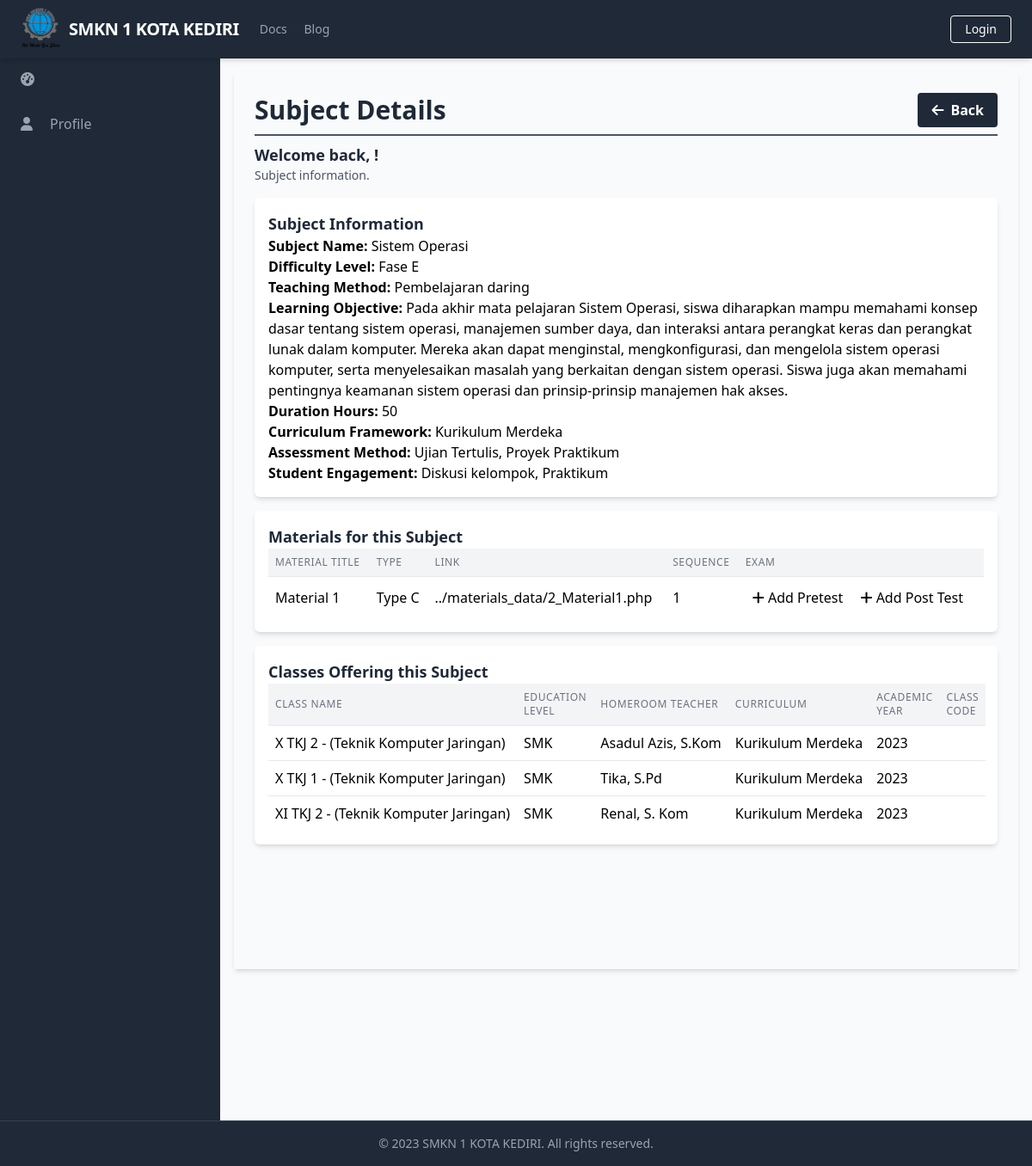
/manage_subjects/manage_subjects_detail.php?id=2, run on an earlier commit of the app's database.
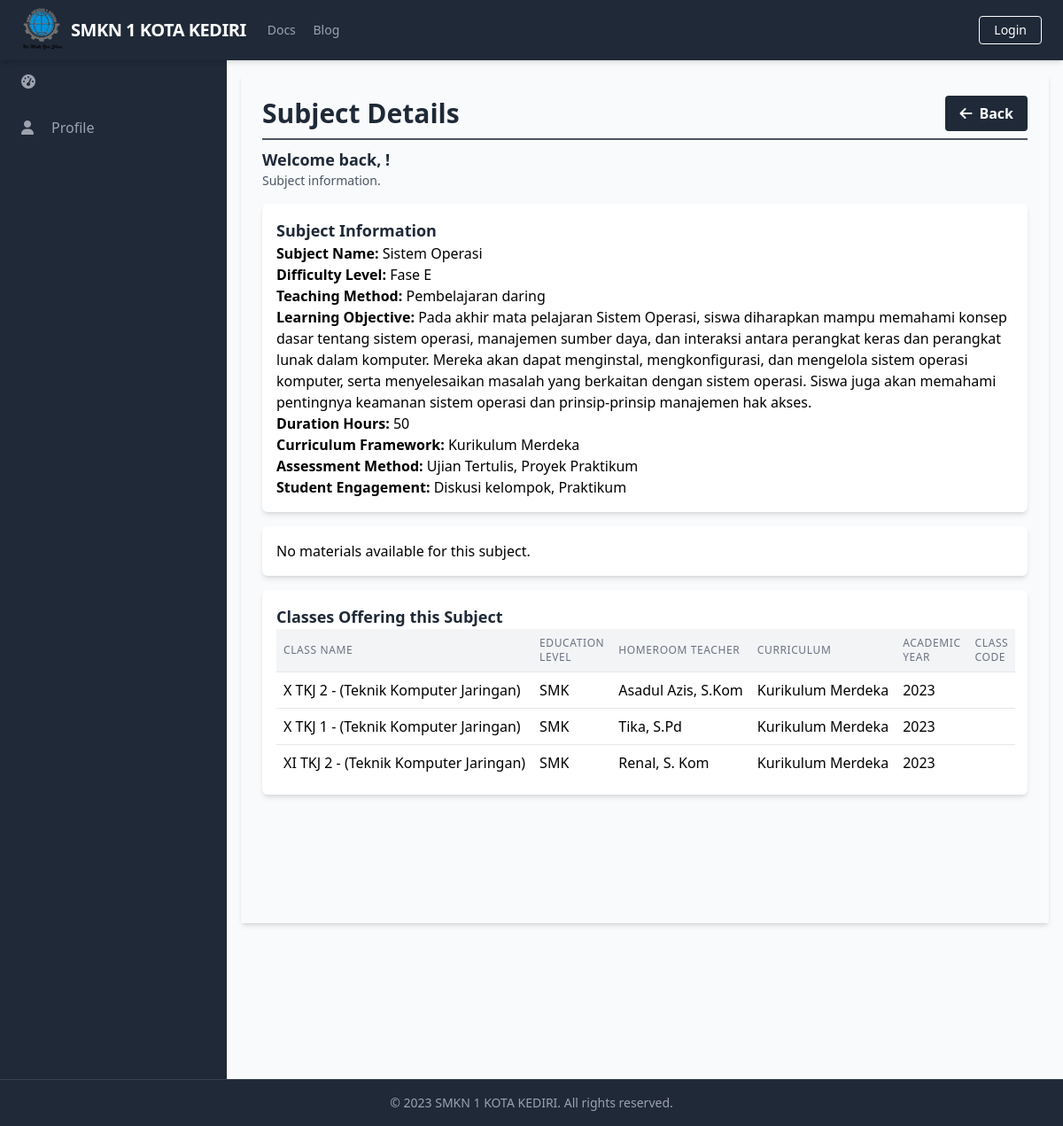
And on a later commit of the database.
### tables this page shows
CREATE TABLE `Subjects` (
  `SubjectID` int(11) NOT NULL,
  `SubjectName` varchar(255) DEFAULT NULL,
  `DifficultyLevel` varchar(50) DEFAULT NULL,
  `TeachingMethod` varchar(100) DEFAULT NULL,
  `LearningObjective` text DEFAULT NULL,
  `DurationHours` int(11) DEFAULT NULL,
  `CurriculumFramework` varchar(100) DEFAULT NULL,
  `AssessmentMethod` varchar(100) DEFAULT NULL,
  `StudentEngagement` varchar(100) DEFAULT NULL,
  `TeacherID` int(11) DEFAULT NULL
);

CREATE TABLE `Materials` (
  `MaterialID` int(11) NOT NULL,
  `SubjectID` int(11) DEFAULT NULL,
  `TitleMaterial` varchar(255) DEFAULT NULL,
  `Type` varchar(50) DEFAULT NULL,
  `Content` longtext DEFAULT NULL,
  `Link` varchar(255) DEFAULT NULL,
  `Sequence` int(11) DEFAULT NULL
);

CREATE TABLE `Classes` (
  `ClassID` int(11) NOT NULL,
  `ClassName` varchar(50) DEFAULT NULL,
  `EducationLevel` varchar(20) DEFAULT NULL,
  `HomeroomTeacher` varchar(50) DEFAULT NULL,
  `Curriculum` varchar(50) DEFAULT NULL,
  `AcademicYear` varchar(20) DEFAULT NULL,
  `ClassCode` varchar(20) DEFAULT NULL
);

### database/connection.php (called while the page is built, shortened)
<?php
$baseUrl = "http://localhost/final_project_aziz_2023/";
$baseTitle = "SMKN 1 KOTA KEDIRI";
$baseLogoUrl = "http://localhost/final_project_aziz_2023/static/logo.png";

### public/manage_subjects/manage_subjects_detail.php (the view, shortened to what this page needs)
<?php
require_once('../../database/connection.php');
$errors = array();
$subjectData = array();
$classesData = array();
if (isset($_GET['id'])) {
    $subjectID = $_GET['id'];
    $query = "SELECT s.SubjectID, s.SubjectName, s.DifficultyLevel, s.TeachingMethod, s.LearningObjective, s.DurationHours, s.CurriculumFramework, s.AssessmentMethod, s.StudentEngagement
              FROM Subjects s
              WHERE s.SubjectID = $subjectID";
    $result = $conn->query($query);
    if ($result->num_rows > 0) {
        $subjectData = $result->fetch_assoc();
    } else {
        $errors[] = "Subject not found.";
    }
    $query = "SELECT c.ClassName, c.EducationLevel, CONCAT(u.FullName, ', ', t.AcademicDegree) AS HomeroomTeacher, c.Curriculum, c.AcademicYear, c.ClassCode
          FROM ClassSubjects cs
          INNER JOIN Classes c ON cs.ClassID = c.ClassID
          LEFT JOIN Teachers t ON c.HomeroomTeacher = t.TeacherID
          LEFT JOIN Users u ON t.UserID = u.UserID
          WHERE cs.SubjectID = $subjectID";
    $result = $conn->query($query);
    if ($result->num_rows > 0) {
        while ($row = $result->fetch_assoc()) {
            $classesData[] = $row;
        }
    }
    $materialQuery = "SELECT m.MaterialID, m.TitleMaterial, m.Type, m.Content, m.Link, m.Sequence
                  FROM Materials m
                  WHERE m.SubjectID = $subjectID
                  ORDER BY m.Sequence";
    $materialResult = $conn->query($materialQuery);
    if ($materialResult->num_rows > 0) {
        while ($materialRow = $materialResult->fetch_assoc()) {
            $materialsData[] = $materialRow;
        }
    }
}
?>
<?php include_once('../components/header.php'); ?>
<div class="h-screen flex flex-col">
    <?php include('../components/navbar.php'); ?>
    <div class="flex-grow bg-gray-50 flex flex-row shadow-md">
        <?php include('../components/sidebar.php'); ?>
        <main class="bg-gray-50 flex flex-col flex-1 overflow-y-scroll h-screen flex-shrink-0 sc-hide pb-40">
            <div class="flex items-start justify-start p-6 shadow-md m-4 flex-1 flex-col">
                <div class="flex flex-row justify-between items-center w-full border-b-2 border-gray-600 mb-2 pb-2">
                    <h1 class="text-3xl text-gray-800 font-semibold w-full">Subject Details</h1>
                    <div class="flex flex-row justify-end items-center">
                        <a href="../manage_subjects/manage_subjects_list.php" class="bg-gray-800 hover-bg-gray-700 text-white font-bold py-2 px-4 rounded inline-flex items-center space-x-2">
                            <i class="fas fa-arrow-left"></i>
                            <span>Back</span>
                        </a>
                    </div>
                </div>
                <div class="flex flex-col w-full">
                    <div class="flex flex-row justify-between items-center w-full mb-2 pb-2">
                        <div>
                            <h2 class="text-lg text-gray-800 font-semibold">Welcome back, <?php echo $_SESSION['FullName']; ?>!</h2>
                            <p class="text-gray-600 text-sm">Subject information.</p>
                        </div>
                    </div>
                    <?php if (!empty($subjectData)) : ?>
                        <div class="bg-white shadow-md p-4 rounded-md">
                            <h3 class="text-lg font-semibold text-gray-800">Subject Information</h3>
                            <p><strong>Subject Name:</strong> <?php echo $subjectData['SubjectName']; ?></p>
                            <p><strong>Difficulty Level:</strong> <?php echo $subjectData['DifficultyLevel']; ?></p>
                            <p><strong>Teaching Method:</strong> <?php echo $subjectData['TeachingMethod']; ?></p>
                            <p><strong>Learning Objective:</strong> <?php echo $subjectData['LearningObjective']; ?></p>
                            <p><strong>Duration Hours:</strong> <?php echo $subjectData['DurationHours']; ?></p>
                            <p><strong>Curriculum Framework:</strong> <?php echo $subjectData['CurriculumFramework']; ?></p>
                            <p><strong>Assessment Method:</strong> <?php echo $subjectData['AssessmentMethod']; ?></p>
                            <p><strong>Student Engagement:</strong> <?php echo $subjectData['StudentEngagement']; ?></p>
                        </div>
                        <?php if (!empty($materialsData)) : ?>
                            <div class="mt-4 bg-white shadow-md p-4 rounded-md">
                                <h3 class="text-lg font-semibold text-gray-800">Materials for this Subject</h3>
                                <table class="min-w-full divide-y divide-gray-200">
                                    <thead class="bg-gray-100">
                                        <tr>
                                            <th class="px-2 py-2 text-left text-xs font-medium text-gray-500 uppercase tracking-wider">Material Title</th>
                                            <th class="px-2 py-2 text-left text-xs font-medium text-gray-500 uppercase tracking-wider">Type</th>
                                            <th class="px-2 py-2 text-left text-xs font-medium text-gray-500 uppercase tracking-wider">Link</th>
                                            <th class="px-2 py-2 text-left text-xs font-medium text-gray-500 uppercase tracking-wider">Sequence</th>
                                            <th class="px-2 py-2 text-left text-xs font-medium text-gray-500 uppercase tracking-wider">Exam</th>
                                        </tr>
                                    </thead>
                                    <tbody class="bg-white divide-y divide-gray-200">
                                        <?php foreach ($materialsData as $index => $material) : ?>
                                            <tr>
                                                <td class="px-2 py-2 whitespace-nowrap">
                                                    <?php echo $material['TitleMaterial']; ?>
                                                </td>
                                                <td class="px-2 py-2 whitespace-nowrap">
                                                    <?php echo $material['Type']; ?>
                                                </td>
                                                <td class="px-2 py-2 whitespace-nowrap">
                                                    <?php echo $material['Link']; ?>
                                                </td>
                                                <td class="px-2 py-2 whitespace-nowrap">
                                                    <?php echo $material['Sequence']; ?>
                                                </td>
                                                <td class="px-2 py-2 whitespace-nowrap">
                                                    <button class="add-pretest hover:bg-gray-200 py-1 px-2" data-material-id="<?php echo $material['MaterialID']; ?>">
                                                        <i class="fas fa-plus"></i> Add Pretest
                                                    </button>
                                                    <button class="add-posttest hover:bg-gray-200 py-1 px-2" data-material-id="<?php echo $material['MaterialID']; ?>">
                                                        <i class="fas fa-plus"></i> Add Post Test
                                                    </button>
                                                </td>
                                            </tr>
                                        <?php endforeach; ?>
                                    </tbody>
                                </table>
                            </div>
                        <?php else : ?>
                            <div class="bg-white shadow-md p-4 rounded-md mt-4">
                                <p>No materials available for this subject.</p>
                            </div>
                        <?php endif; ?>
                        <?php if (!empty($classesData)) : ?>
                            <div class="mt-4 bg-white shadow-md p-4 rounded-md">
                                <h3 class="text-lg font-semibold text-gray-800">Classes Offering this Subject</h3>
                                <table class="min-w-full divide-y divide-gray-200">
                                    <thead class="bg-gray-100">
                                        <tr>
                                            <th class="px-2 py-2 text-left text-xs font-medium text-gray-500 uppercase tracking-wider">Class Name</th>
                                            <th class="px-2 py-2 text-left text-xs font-medium text-gray-500 uppercase tracking-wider">Education Level</th>
                                            <th class="px-2 py-2 text-left text-xs font-medium text-gray-500 uppercase tracking-wider">Homeroom Teacher</th>
                                            <th class="px-2 py-2 text-left text-xs font-medium text-gray-500 uppercase tracking-wider">Curriculum</th>
                                            <th class="px-2 py-2 text-left text-xs font-medium text-gray-500 uppercase tracking-wider">Academic Year</th>
                                            <th class="px-2 py-2 text-left text-xs font-medium text-gray-500 uppercase tracking-wider">Class Code</th>
                                        </tr>
                                    </thead>
                                    <tbody class="bg-white divide-y divide-gray-200">
                                        <?php foreach ($classesData as $class) : ?>
                                            <tr>
                                                <td class="px-2 py-2 whitespace-nowrap">
                                                    <?php echo $class['ClassName']; ?>
                                                </td>
                                                <td class="px-2 py-2 whitespace-nowrap">
                                                    <?php echo $class['EducationLevel']; ?>
                                                </td>
                                                <td class="px-2 py-2 whitespace-nowrap">
                                                    <?php echo $class['HomeroomTeacher']; ?>
                                                </td>
                                                <td class="px-2 py-2 whitespace-nowrap">
                                                    <?php echo $class['Curriculum']; ?>
                                                </td>
                                                <td class="px-2 py-2 whitespace-nowrap">
                                                    <?php echo $class['AcademicYear']; ?>
                                                </td>
                                                <td class="px-2 py-2 whitespace-nowrap">
                                                </td>
                                            </tr>
                                        <?php endforeach; ?>
                                    </tbody>
                                </table>
                            </div>
                        <?php else : ?>
                            <div class="bg-white shadow-md p-4 rounded-md mt-4">
                                <p>No classes offer this subject.</p>
                            </div>
                        <?php endif; ?>
                    <?php else : ?>
                        <div class="bg-white shadow-md p-4 rounded-md">
                            <p>No subject data available.</p>
                        </div>
                    <?php endif; ?>
                </div>
            </div>
        </main>
    </div>
    <?php include('../components/footer.php'); ?>
</div>
</body>
</html>

### public/components/header.php (shortened to what this page needs)
<!DOCTYPE html>
<html lang="en">
<head>
    <link rel="stylesheet" href="<?php echo $baseUrl; ?>dist/output.css">
    <link rel="stylesheet" href="https://cdn.jsdelivr.net/npm/sweetalert2@11/dist/sweetalert2.min.css">
</head>
<body class="overflow-hidden">

### public/components/navbar.php (shortened to what this page needs)
<nav class="flex items-center justify-between flex-wrap bg-gray-800 py-2 px-6 shadow-md sticky top-0">
    <div class="flex items-center flex-shrink-0 text-white mr-6 ">
        <a href="<?php echo $baseUrl; ?>public/index.php" class="flex items-center space-x-2">
            <img src="<?php echo $baseLogoUrl; ?>" alt="Logo" class="w-12" />
            <span class="font-semibold text-xl tracking-tight"><?php echo $baseTitle; ?></span>
        </a>
    </div>
    <div class="w-full block flex-grow lg:flex lg:items-center lg:w-auto">
        <div class="text-sm lg:flex-grow">
            <a href="#responsive-header" class="block mt-4 lg:inline-block lg:mt-0 text-gray-400 hover:text-white mr-4">
                Docs
            </a>
            <a href="#responsive-header" class="block mt-4 lg:inline-block lg:mt-0 text-gray-400 hover:text-white">
                Blog
            </a>
        </div>
        <div>
            <?php
            if (isset($_SESSION['UserID'])) {
                echo '<a href="javascript:void(0);" onclick="confirmLogout()" class="inline-block text-sm px-4 py-2 leading-none border rounded text-white border-white hover:border-transparent hover:text-gray-500 hover:bg-white mt-4 lg:mt-0">Logout</a>';
            } else {
                echo '<a href="login.php" class="inline-block text-sm px-4 py-2 leading-none border rounded text-white border-white hover:border-transparent hover:text-gray-500 hover:bg-white mt-4 lg:mt-0">Login</a>';
            }
            ?>
        </div>
    </div>
</nav>

### public/components/sidebar.php (shortened to what this page needs)
<aside class="bg-gray-800 text-white w-64 overflow-y-scroll h-screen flex-shrink-0 sc-hide">
    <ul class="text-gray-400">
        <li class="px-6 py-4 hover:bg-gray-700 cursor-pointer space-x-2 flex items-center">
            <i class="fas fa-tachometer-alt mr-3"></i>
        </li>
        <li class="px-6 py-4 hover-bg-gray-700 cursor-pointer space-x-2 flex items-center">
            <i class="fas fa-user mr-3"></i>
            <a href="../profiles/profile.php">Profile</a>
        </li>
    </ul>
    <hr class="mt-60 border-transparent">
</aside>

### public/components/footer.php (shortened to what this page needs)
<footer class="bg-gray-800 text-gray-400 py-4 shadow-md mt-auto sticky bottom-0 border-t border-gray-700">
    <div class="container mx-auto text-center text-sm">
        <p>&copy; 2023 <?php echo $baseTitle; ?>. All rights reserved.</p>
    </div>
</footer>

What changed in the data, as far as the page shows it:
removed materials: TitleMaterial "Material 1", Type "Type C", Link "../materials_data/2_Material1.php", Sequence "1"
Also different on the page:
text no longer shown: "Materials for this Subject MATERIAL TITLE TYPE LINK SEQUENCE EXAM"
text now shown: "No materials available for this subject."
